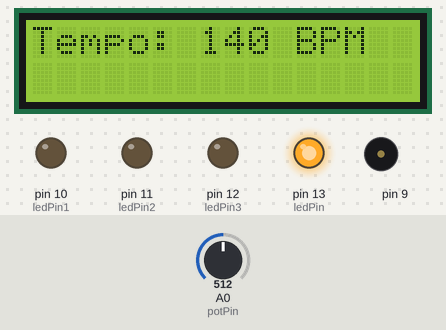
Recording of a sketch running on a simulated Arduino Uno, built with avr-gcc and run on an emulated ATmega328P. Shown: 16×2 character LCD, output pins drawn as LEDs (lit = HIGH), buzzer (waves = sounding). Inputs (shaded band) come from the test bench; at power-on: A0 (potPin) = 512.

Above: at 1.2 s.
1.3 s: A0 (potPin) set to 122
At 2.0 s:
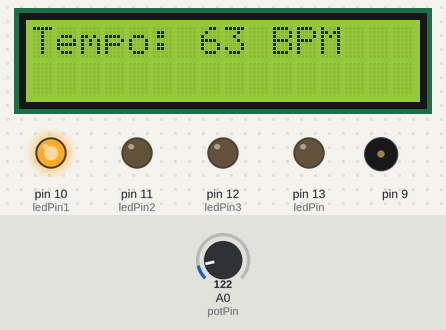
4.3 s: A0 (potPin) set to 306
At 5.63 s:
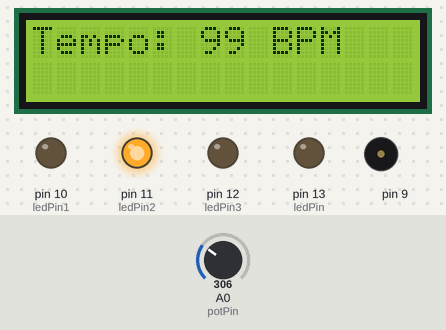
5.8 s: A0 (potPin) set to 0
At 7.8 s:
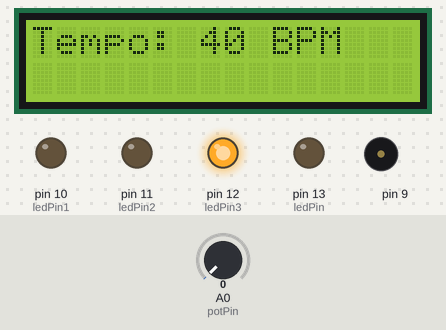
Timing chart, 0 to 14.3 s (numbered marks = the images above; inputs shaded):
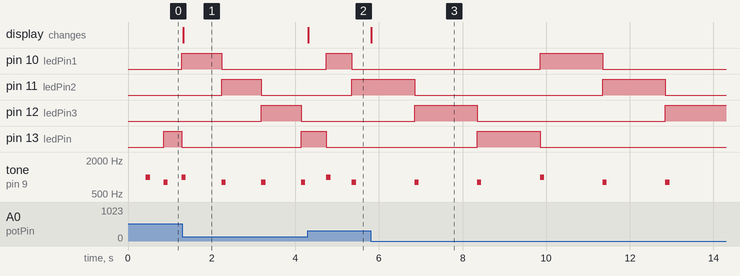

The sketch:

metronomo_4_4.ino
```cpp
#include <Wire.h>
#include <hd44780.h>
#include <hd44780ioClass/hd44780_I2Cexp.h>

// Pin configuration for LEDs
const int ledPin = 13;
const int ledPin1 = 10;
const int ledPin2 = 11;
const int ledPin3 = 12;
const int potPin = A0; //potentiometer

// Tempo variables
int tempo = 120;
int previousTempo = 0;
unsigned long beatInterval;
unsigned long previousMillis = 0;
bool isLedOn = false;

// Set the LCD address
const int I2C_ADDR = 0x27;  // Replace with your LCD's address

// Set the LCD dimensions (columns x rows)
const int LCD_COLS = 16;
const int LCD_ROWS = 2;

// Create LCD object
hd44780_I2Cexp lcd;

// 4/4 Time Signature
const int beatsPerMeasure = 4;
int beatCounter = 0;

void setup() {
  // Initialize the LCD
  lcd.begin(LCD_COLS, LCD_ROWS);

  // Set LED pins as output
  pinMode(ledPin, OUTPUT);
  pinMode(ledPin1, OUTPUT);
  pinMode(ledPin2, OUTPUT);
  pinMode(ledPin3, OUTPUT);

  // Calculate beat interval based on tempo
  calculateBeatInterval();
}

void loop() {
  // Read the potentiometer value
  int potValue = analogRead(potPin);

  // Map the potentiometer value to tempo range
  tempo = map(potValue, 0, 1023, 40, 240);

  // Calculate the beat interval
   // Only update the LCD if the tempo value has changed
    if (tempo != previousTempo) {
      // Calculate the beat interval
      calculateBeatInterval();

      // Update LCD with tempo information
      lcd.clear();
      lcd.setCursor(0, 0);
      lcd.print("Tempo: ");
      lcd.print(tempo);
      lcd.print(" BPM");

      // Update the previous tempo value
      previousTempo = tempo;
    }
  // Check if it's time for a beat
  unsigned long currentMillis = millis();
  if (currentMillis - previousMillis >= beatInterval) {
    // Toggle LED state for the current beat
    if (beatCounter == 1) {
      digitalWrite(ledPin, HIGH);   // First LED on
      digitalWrite(ledPin1, LOW);   // Second LED off
      digitalWrite(ledPin2, LOW);   // Third LED off
      digitalWrite(ledPin3, LOW);   // Fourth LED off
    } else if (beatCounter == 2) {
      digitalWrite(ledPin, LOW);    // First LED off
      digitalWrite(ledPin1, HIGH);  // Second LED on
      digitalWrite(ledPin2, LOW);   // Third LED off
      digitalWrite(ledPin3, LOW);   // Fourth LED off
    } else if (beatCounter == 3) {
      digitalWrite(ledPin, LOW);    // First LED off
      digitalWrite(ledPin1, LOW);   // Second LED off
      digitalWrite(ledPin2, HIGH);  // Third LED on
      digitalWrite(ledPin3, LOW);   // Fourth LED off
    } else if (beatCounter == 4) {
      digitalWrite(ledPin, LOW);    // First LED off
      digitalWrite(ledPin1, LOW);   // Second LED off
      digitalWrite(ledPin2, LOW);   // Third LED off
      digitalWrite(ledPin3, HIGH);  // Fourth LED on
    }

    // Increment beat counter
    beatCounter++;

    // Play the metronome sound
    if (beatCounter == 1 || beatCounter == 3) {
      tone(9, 1000, 100); // Play a click sound for the first and third beat
    } else {
      tone(9, 800, 100); // Play a softer click sound for the second and fourth beat
    }

    // Check if a measure is completed
    if (beatCounter > beatsPerMeasure) {
      beatCounter = 1; // Reset the beat counter for a new measure
    }

    // Store current time
    previousMillis = currentMillis;
  }
}

void calculateBeatInterval() {
  beatInterval = 60000 / tempo; // Convert tempo to beat interval in milliseconds
}
```

Measured:
- after the input at 1.3 s, the display: changes at once (image 1)
- after the input at 4.3 s, pin 10 (ledPin1): LOW → HIGH after 0.45 s instead of 0.79 s; pin 11 (ledPin2): LOW → HIGH after 1.1 s; pin 13 (ledPin): HIGH → LOW after 0.45 s instead of 0.79 s; the display: changes at once (image 2)
- after the input at 5.8 s, the display: changes at once (image 3)
- by itself, tone on pin 9: plays 800 Hz for 0.10 s, 800 Hz for 0.10 s, 1000 Hz for 0.10 s, 800 Hz for 0.10 s, 800 Hz for 0.10 s
